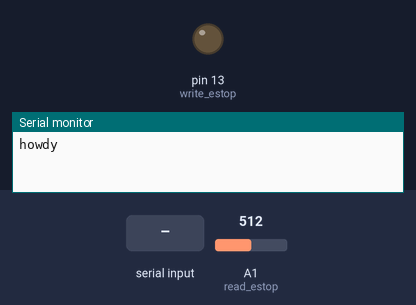
The sketch below on a simulated Arduino Uno, built with avr-gcc and run on an emulated ATmega328P. Shown: output pins drawn as LEDs (lit = HIGH), the last lines printed to the serial monitor. Dashed ring = blinking. The inputs (shaded band) are chosen by the test bench; at power-on: A1 (read_estop) = 512.

Above: at 1.2 s.
1.3 s: "A" received over the second serial link
At 2.3 s:
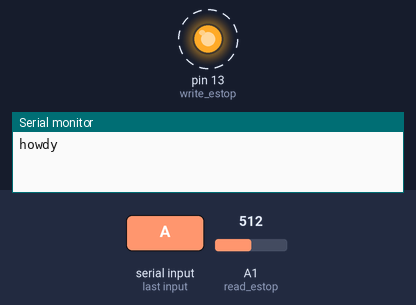
3.5 s: A1 (read_estop) set to 104
5.0 s: A1 (read_estop) set to 91
8.0 s: "B" received over the second serial link
At 8.7 s:
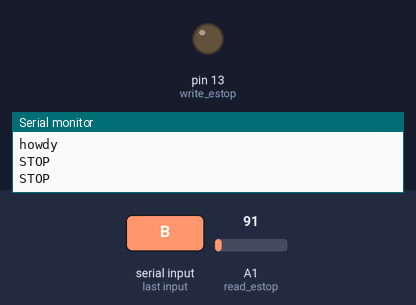
Timing chart, 0 to 10.5 s (numbered marks = the images above; inputs shaded):
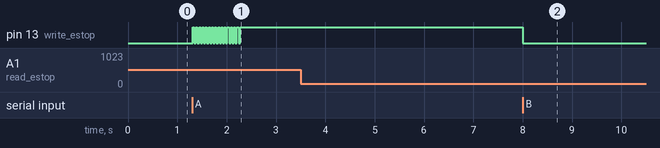

The sketch:

eStop_arduino.ino
```cpp
#include <SoftwareSerial.h>

const int write_estop = 13; // the pin that the LED is attached to
const int read_estop = A1; // a pin attached to the input to the relay (should pull low)
int incomingByte;      // a variable to read incoming serial data into
unsigned long lastPing = 0;
unsigned long lastAlert = 0;
unsigned long time;

byte okAck[] = {0x3B, 0x29, 0x0A}; // ;)
byte stopAck[] = {0x3A, 0x4F, 0x0A}; // :O
byte estopAlert[] = {0x53, 0x54, 0x4F, 0x50, 0x0A}; // STOP

SoftwareSerial remoteSerial(10,11); // RX, TX

void deadMansSwitch(){
  time = millis();
  if(((time>>5)&1) == 1) {
    digitalWrite(write_estop, HIGH);
  } else {
    digitalWrite(write_estop, LOW);
  }
}

void eStop() {
  digitalWrite(write_estop, LOW);
}

void alertEStop() {
  time = millis();
  if (time - lastAlert > 2000 || lastAlert == 0){
    lastAlert = time;
    Serial.write(estopAlert, 5);
    remoteSerial.write(estopAlert, 5);
  }
}

void setup() {
  Serial.begin(9600);
  remoteSerial.begin(19200);
  pinMode(write_estop, OUTPUT);
  pinMode(read_estop, INPUT);

  Serial.println("howdy");
  remoteSerial.println("hi");
}

void loop() {
   if((lastPing != 0) && (millis()-lastPing < 1000)) {
     deadMansSwitch();
   }

  if (remoteSerial.available() > 0) {
    incomingByte = remoteSerial.read();
    if (incomingByte == 'A') {
      lastPing = millis();
      remoteSerial.write(okAck,3);
    }
    if (incomingByte == 'B') {
      eStop();
      lastPing = 0;
      remoteSerial.write(stopAck,3);
    }

  }

//  hook a pin up to the signal going to the relay
//  so that we can report if the eStop is engaged
//  (should pull low when floating)
  if (analogRead(read_estop) < 100) {
    alertEStop();
  }
}
```

Measured:
- after the input at 1.3 s, pin 13 (write_estop): alternates HIGH for 0.03 s and LOW for 0.03 s, 31 changes in all, then stays HIGH, starting at once
- after the input at 3.5 s, every drawn part: stays the same
- after the input at 8.0 s, pin 13 (write_estop): HIGH → LOW at once
